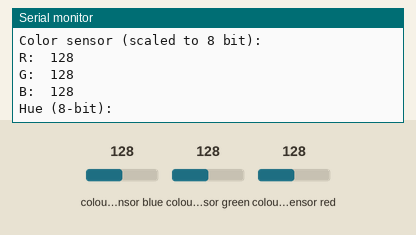
Recording of a sketch running on a simulated Arduino Uno, built with avr-gcc and run on an emulated ATmega328P. On the bench: the last lines printed to the serial monitor. Inputs (shaded band) come from the test bench; at power-on: colour sensor blue 128, colour sensor green 128, colour sensor red 128.

Above: at 2.9 s.
3.0 s: colour sensor blue set to 5
At 4.2 s:
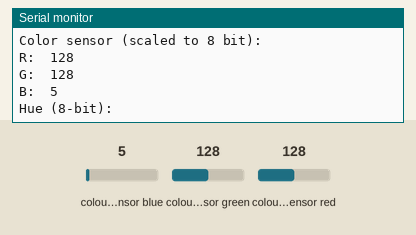
4.6 s: colour sensor green set to 5
At 6.5 s:
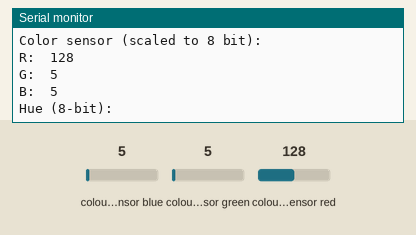
9.0 s: colour sensor red set to 5
At 11.0 s:
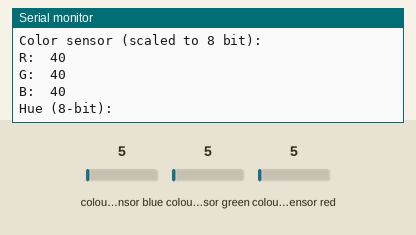
Timing chart, 0 to 12.5 s (numbered marks = the images above; inputs shaded):
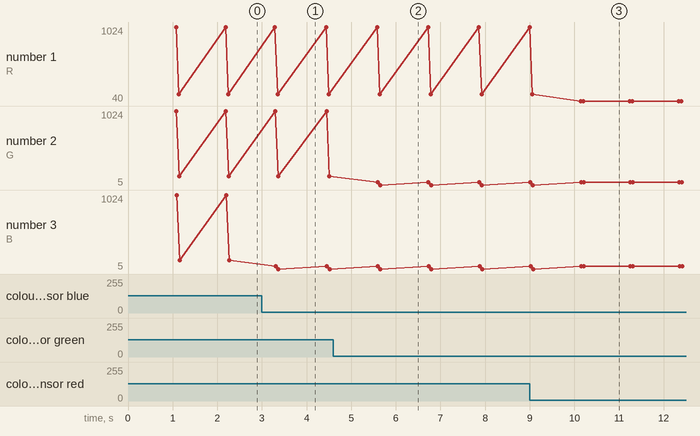

Measured:
- after the input at 3.0 s, the serial monitor: prints a new line after 0.31 s (image 1)
- after the input at 4.6 s, the serial monitor: prints a new line after 0.99 s (image 2)
- after the input at 9.0 s, the serial monitor: prints a new line after 1.1 s (image 3)
- plotted number 3: 128 → 5 after the input at 3.0 s

The sketch:

color_test.ino
```cpp
//based on tcs34725.ino

#include <Wire.h>
#include "Adafruit_TCS34725.h"

#include "FastLED.h"

/* Example code for the Adafruit TCS34725 breakout library */

/* Connect SCL    to analog 5
   Connect SDA    to analog 4
   Connect VDD    to 3.3V DC
   Connect GROUND to common ground */

//same initialization as in standalone.ino
Adafruit_TCS34725 tcs = Adafruit_TCS34725(TCS34725_INTEGRATIONTIME_700MS, TCS34725_GAIN_4X);

void setup(void) {
  Serial.begin(9600);

  if (tcs.begin()) {
    Serial.println("Found sensor");
  } else {
    Serial.println("No TCS34725 found ... check your connections");
    while (1);
  }

  // Now we're ready to get readings!
}

void loop(void) {
  //continously read color sensor every second
  delay(1000);
  uint8_t hue = readHue();
  //future work: determine if red or yellow based on known hues
  //hue2color();
}

//from standalone.ino
//Calculate the hue (color) detected
//Hypothesis is that this is more immune to changes in lighting than e.g. simply using red/green values.
//As written, there is room for optimization and improved accuracy--test first.
uint8_t readHue() {
  uint16_t tcs_r, tcs_g, tcs_b, tcs_c;  //red, green, blue, clear
  tcs.getRawData(&tcs_r,&tcs_g,&tcs_b,&tcs_c);
  CRGB tcs_rgb; //object from FastLED
  /*
  tcs_rgb.red = highByte(tcs_r);
  tcs_rgb.green = highByte(tcs_g);
  tcs_rgb.blue = highByte(tcs_b);*/
  //scale to 8-bit (only need relative precision for hue;
  // ignore saturation and value)
  Serial.println("Color sensor readings:");
  Serial.print("R:\t");
  Serial.println(tcs_r);
  Serial.print("G:\t");
  Serial.println(tcs_g);
  Serial.print("B:\t");
  Serial.println(tcs_b);
  while(max(max(tcs_r,tcs_g),tcs_b) > 255) {
    tcs_r >>= 1;
    tcs_g >>= 1;
    tcs_b >>= 1;
  }
  Serial.println("Color sensor (scaled to 8 bit):");
  Serial.print("R:\t");
  Serial.println(tcs_rgb.r = tcs_r);
  Serial.print("G:\t");
  Serial.println(tcs_rgb.g = tcs_g);
  Serial.print("B:\t");
  Serial.println(tcs_rgb.b = tcs_b);
  CHSV tcs_hsv = rgb2hsv_approximate(tcs_rgb); //convert CRGB object to CHSV
  Serial.print("Hue (8-bit):\t");
  return tcs_hsv.hue;
}
```
